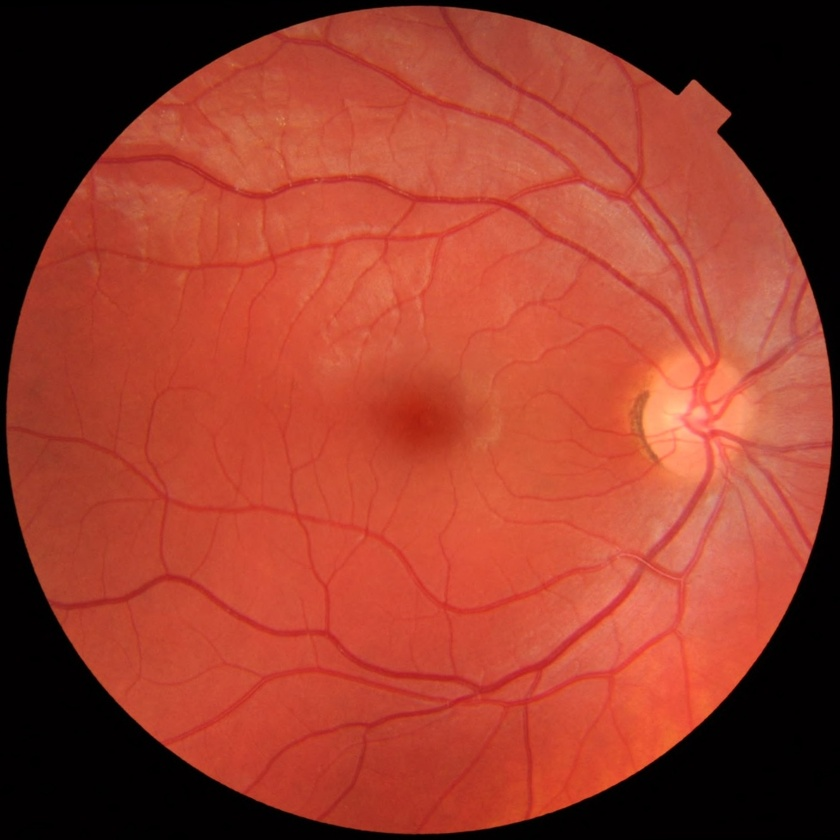
#> input picture DiaRet_opencv_matlab/eye.jpg, 840 x 840 px, shrunk from 1411 x 1411 before the run
$ python nn.py
#> lines starting #> are read from the running program, lines starting #| are printed output that depends on the picture; after the words box and inside, x2 and y2 are one past the last pixel; in counts of white or black regions, pixels touching at a corner belong together
import cv2
import imutils
import numpy as np

while(1):
    image=cv2.imread("eye.jpg")
#> image is the input picture: shape (840, 840, 3); mean B, G, R 44.5, 60.9, 154.9
    grey=cv2.cvtColor(image,cv2.COLOR_BGR2GRAY)
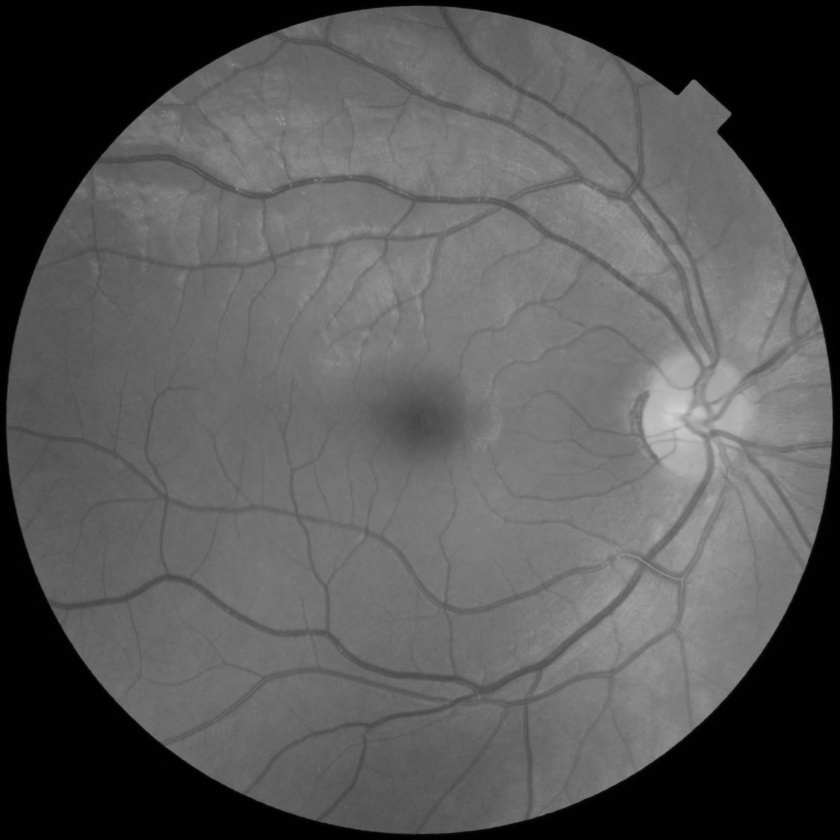
#> grey: shape (840, 840); min 0, max 208, mean 87.1
    grey1=grey-164
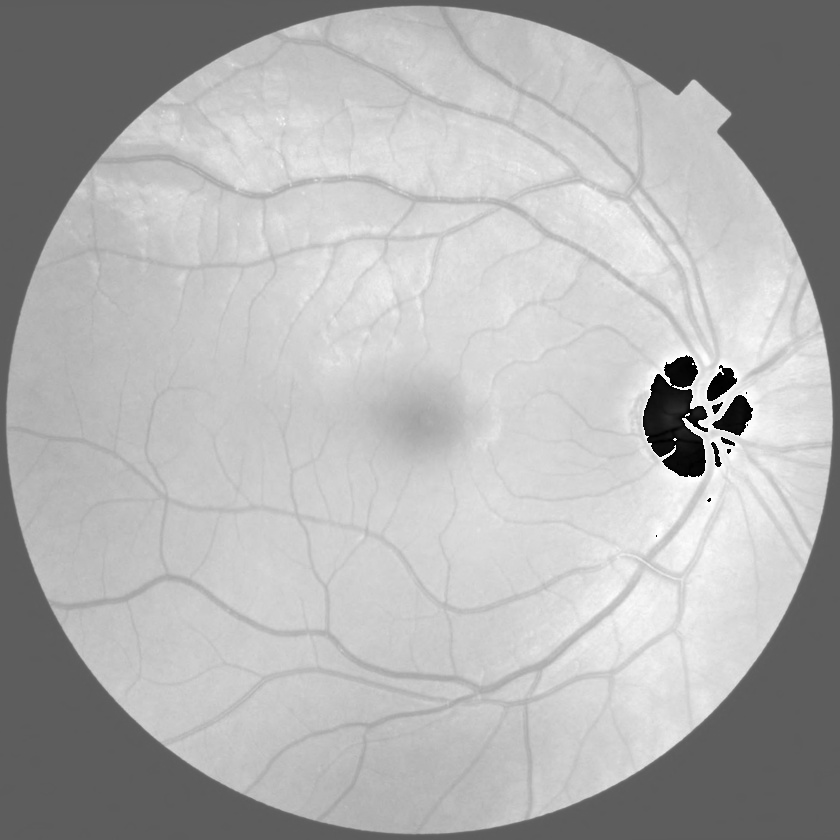
#> grey1: shape (840, 840); min 0, max 255, mean 176.7
    ret,th1 = cv2.threshold(grey1,127,255,cv2.THRESH_BINARY)
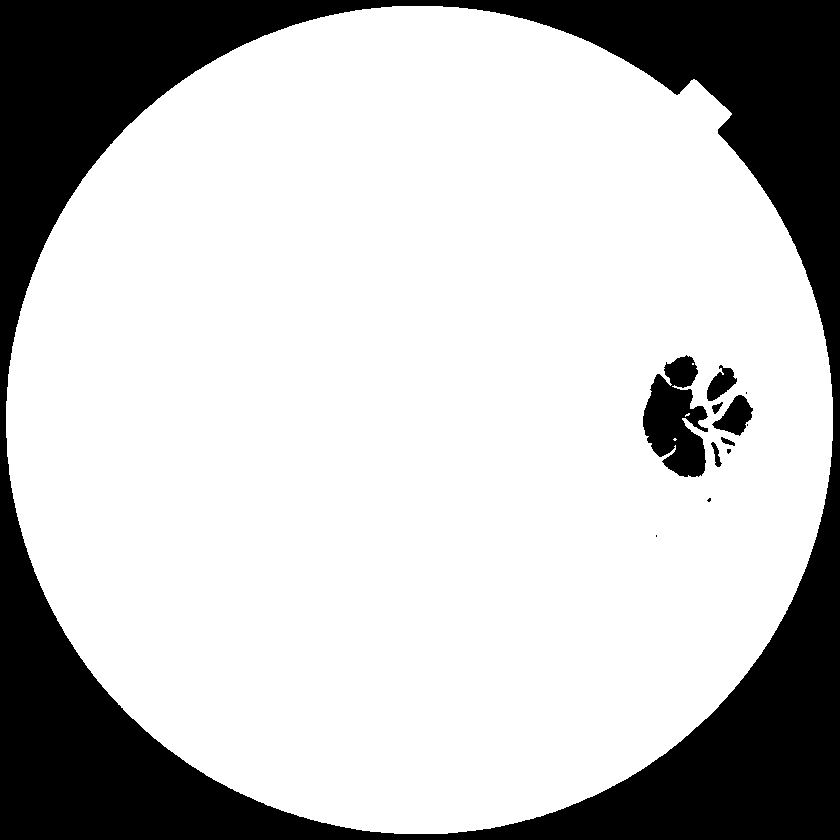
#> th1: shape (840, 840); 75.5% white; 12 black regions (5 under 20 px), largest, box (x1, y1, x2, y2) and area: (0, 0, 840, 840) 165842, (643, 355, 708, 477) 5036, (712, 395, 753, 436) 895
    thresh4 = cv2.adaptiveThreshold(grey,255,cv2.ADAPTIVE_THRESH_GAUSSIAN_C,cv2.THRESH_BINARY,11,2)
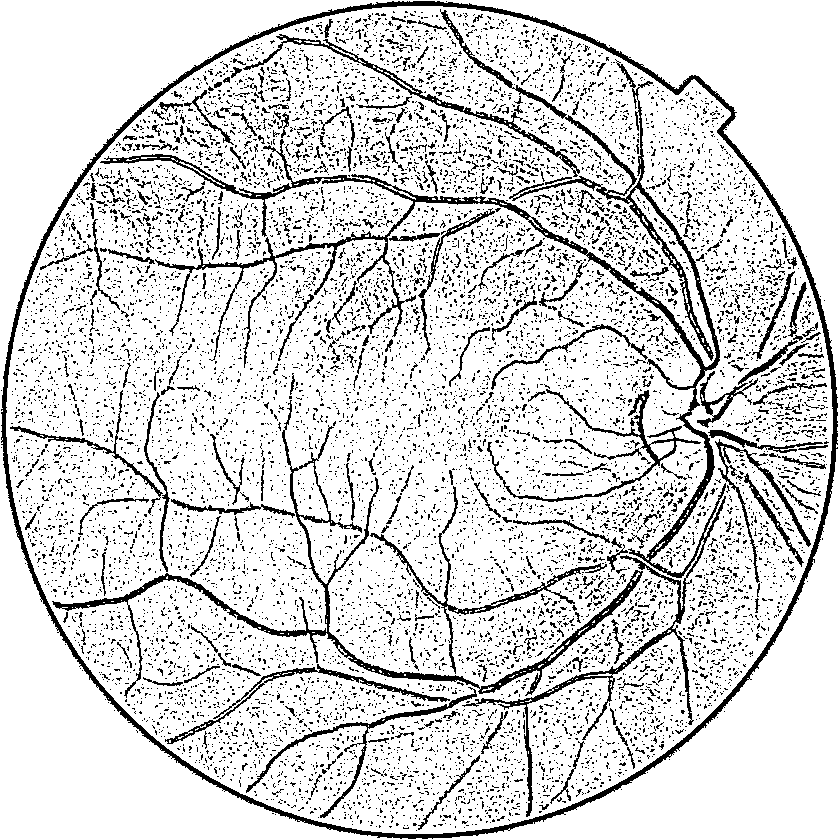
#> thresh4: shape (840, 840); 84.8% white; black in thin lines or dots
    kernel = np.ones((5,5), np.uint8)
    dilation = cv2.dilate(th1,kernel,iterations = 10)
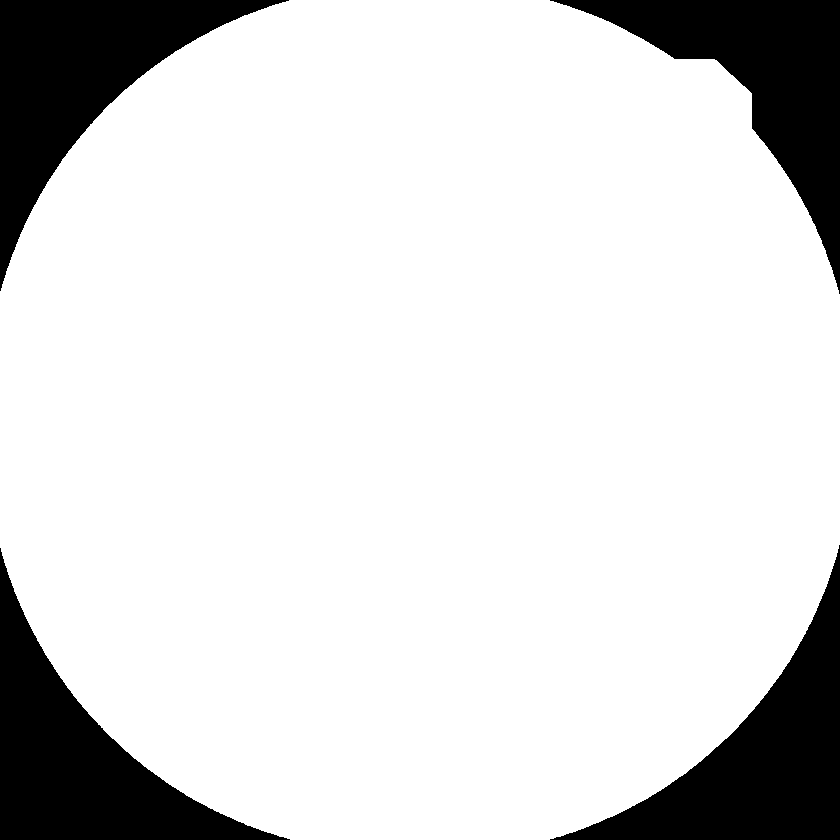
#> dilation: shape (840, 840); 84.7% white; 4 black regions, box (x1, y1, x2, y2) and area: (550, 545, 840, 840) 27494, (0, 0, 289, 291) 27256, (0, 548, 290, 840) 27229, (550, 0, 840, 294) 25663
    cv2.namedWindow("image", cv2.WINDOW_NORMAL)

    cv2.imshow("image",th1)


    k = cv2.waitKey(5) & 0xFF
#> (key Esc is pressed here)
    if k == 27:
        break
cv2.destroyAllWindows()

$ run again, with DiaRet_opencv_matlab/im0001.ppm saved as DiaRet_opencv_matlab/eye.jpg
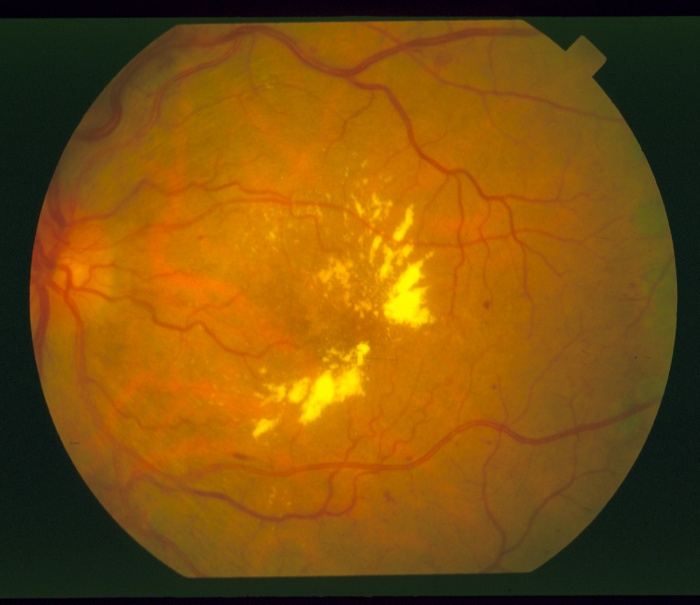
#> input picture DiaRet_opencv_matlab/im0001.ppm, 700 x 605 px
#> image is the input picture: shape (605, 700, 3); mean B, G, R 12.7, 80.5, 125.7
#> `ret,th1 = cv2.threshold(grey1,127,255,cv2.THRESH_BINARY)`:
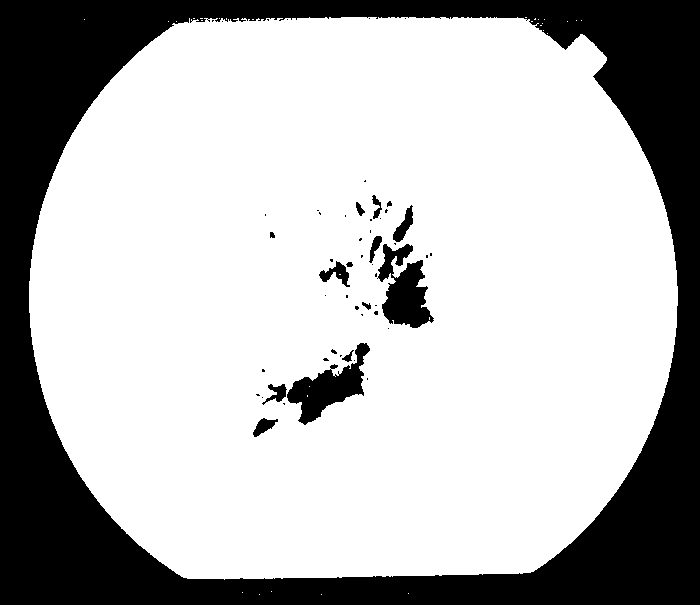
#> th1: shape (605, 700); 72.2% white; 54 black regions (39 under 20 px), largest, box (x1, y1, x2, y2) and area: (0, 0, 700, 605) 110498, (377, 244, 434, 328) 2688, (287, 343, 370, 425) 2637
#> thresh4: shape (605, 700); 84% white; black in thin lines or dots
#> `dilation = cv2.dilate(th1,kernel,iterations = 10)`:
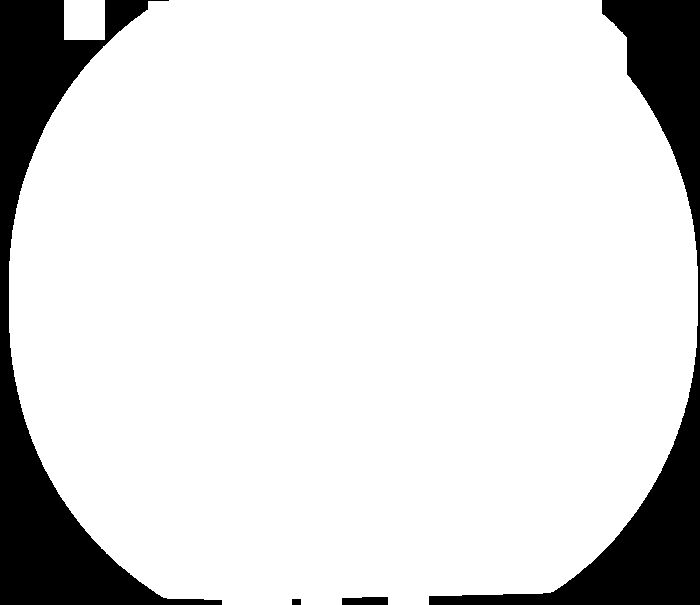
#> dilation: shape (605, 700); 86.5% white; 4 black regions, box (x1, y1, x2, y2) and area: (0, 0, 222, 605) 30291, (429, 0, 700, 605) 26563, (342, 597, 388, 605) 348, (292, 599, 301, 605) 54

$ run again, with DiaRet_opencv_matlab/im0002.ppm saved as DiaRet_opencv_matlab/eye.jpg
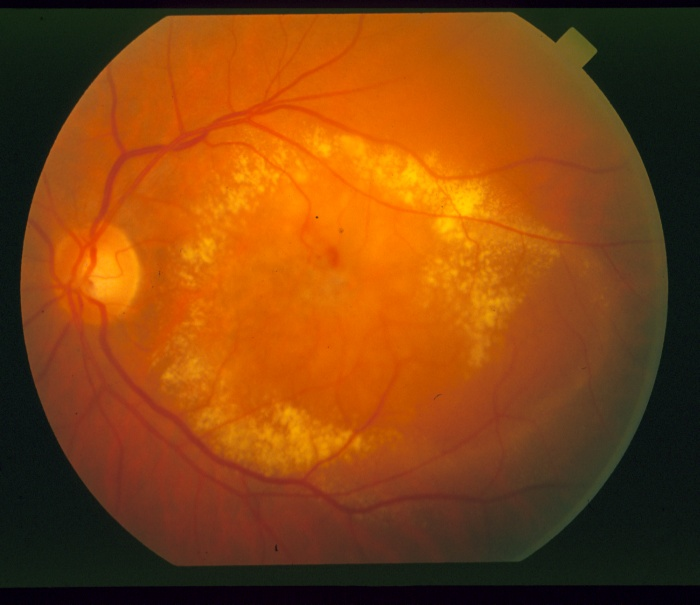
#> input picture DiaRet_opencv_matlab/im0002.ppm, 700 x 605 px
#> image is the input picture: shape (605, 700, 3); mean B, G, R 16.5, 68.2, 131.7
#> `ret,th1 = cv2.threshold(grey1,127,255,cv2.THRESH_BINARY)`:
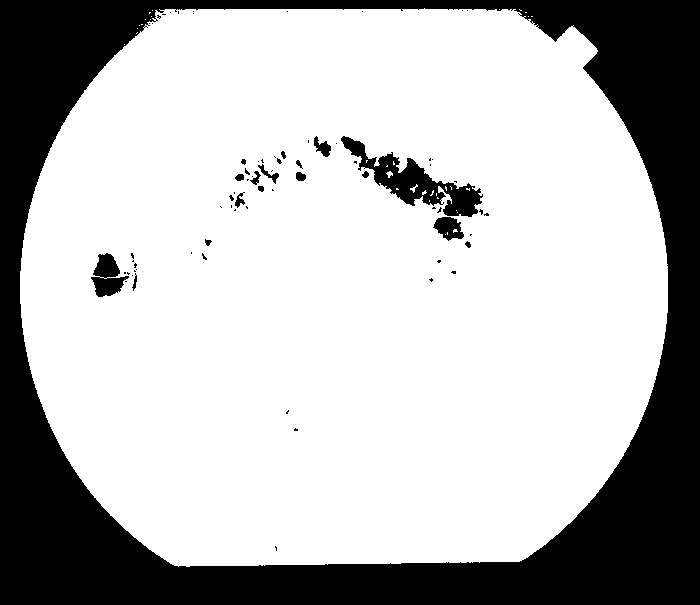
#> th1: shape (605, 700); 72.1% white; 74 black regions (56 under 20 px), largest, box (x1, y1, x2, y2) and area: (0, 0, 700, 605) 112308, (341, 136, 483, 217) 3433, (91, 253, 129, 297) 952
#> thresh4: shape (605, 700); 85.3% white; black in thin lines or dots
#> `dilation = cv2.dilate(th1,kernel,iterations = 10)`:
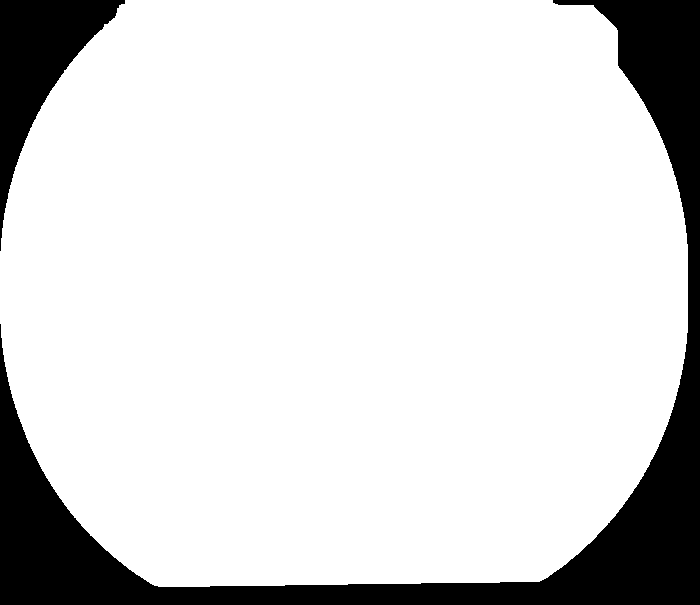
#> dilation: shape (605, 700); 84.4% white; 2 black regions, box (x1, y1, x2, y2) and area: (0, 0, 700, 605) 55382, (0, 0, 125, 251) 10826

$ run again, with DiaRet_opencv_matlab/im0003.ppm saved as DiaRet_opencv_matlab/eye.jpg
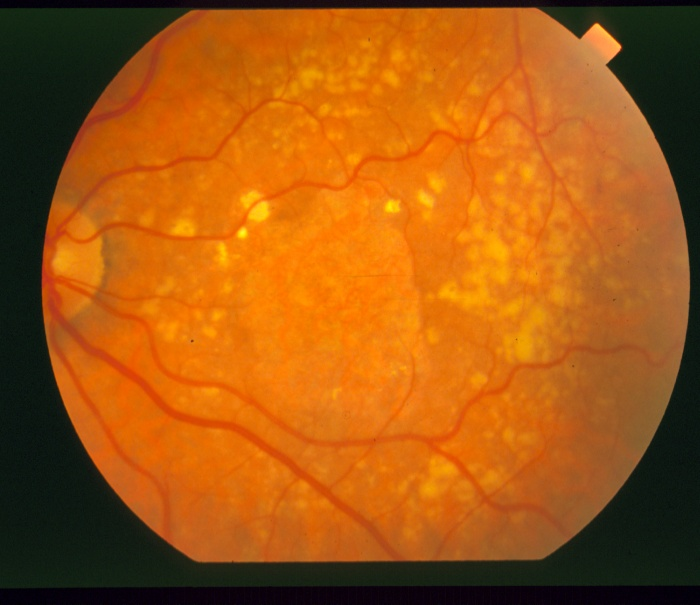
#> input picture DiaRet_opencv_matlab/im0003.ppm, 700 x 605 px
#> image is the input picture: shape (605, 700, 3); mean B, G, R 16.7, 87, 162.2
#> `ret,th1 = cv2.threshold(grey1,127,255,cv2.THRESH_BINARY)`:
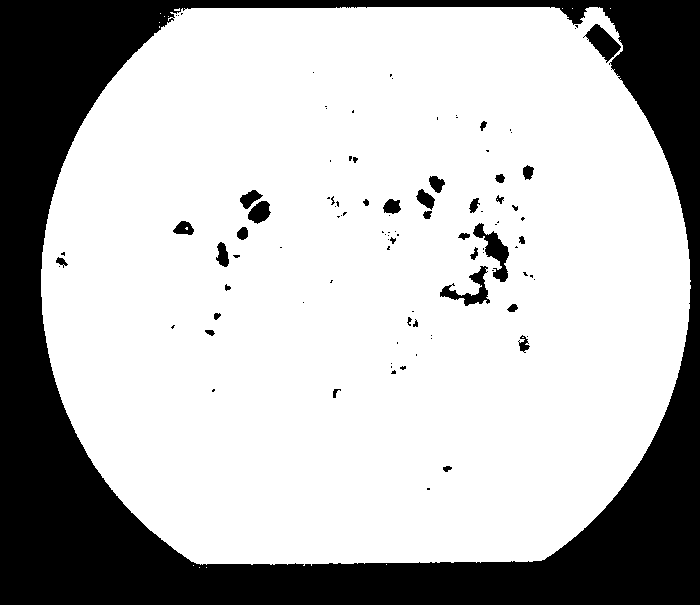
#> th1: shape (605, 700); 72.8% white; 100 black regions (65 under 20 px), largest, box (x1, y1, x2, y2) and area: (0, 0, 700, 605) 109858, (473, 223, 509, 282) 776, (583, 24, 621, 63) 672
#> thresh4: shape (605, 700); 81.8% white; black in thin lines or dots
#> `dilation = cv2.dilate(th1,kernel,iterations = 10)`:
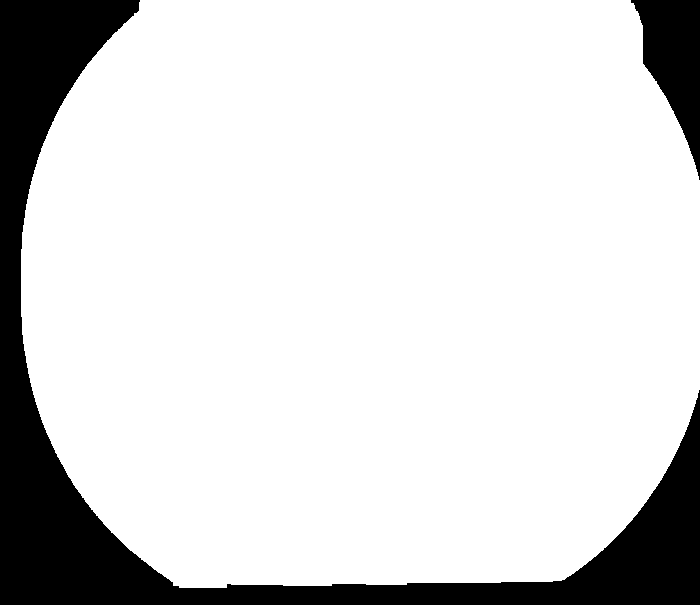
#> dilation: shape (605, 700); 84.3% white; 2 black regions, box (x1, y1, x2, y2) and area: (0, 0, 700, 605) 59906, (631, 0, 700, 180) 6534
